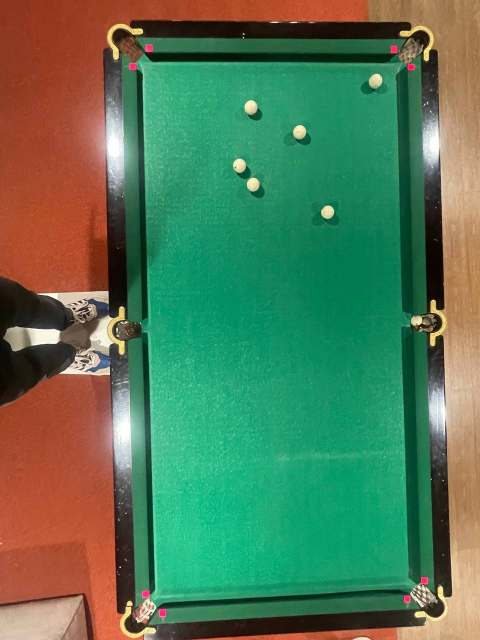
#> input picture photos/photo1.jpg, 960 x 1280 px (shown at 1/2 size)
$ python shary.py
#> lines starting #> are read from the running program, lines starting #| are printed output that depends on the picture; after the words box and inside, x2 and y2 are one past the last pixel; in counts of white or black regions, pixels touching at a corner belong together
import cv2
import numpy as np
from sympy import *
from sympy.geometry import *


class Shot():
    def __init__(self, ball1, ball2, lusa, balls, field, path) -> None:
        self.balls = balls
        self.path = path
        self.field = field
        self.cue = ball1
        self.target = ball2
        self.lusa = lusa
        self.balls_dist = Segment2D(ball1.center, ball2.center)
        self.lusa_dist = Segment2D(lusa.midpoint, ball2.center)
        self.lusa_angle = self.lusa_ang()
        self.angle = float(Ray2D(ball1.center, ball2.center).angle_between(Ray2D(ball2.center, lusa.midpoint))) * 360 /(2*3.1415)
        self.score = 100000
    def lusa_ang(self):
        line = self.lusa.perpendicular_line(self.lusa.midpoint)
        return float(line.smallest_angle_between(self.lusa_dist)) * 360/(2*3.1415)
    def paint(self):
        img = cv2.imread('intermtop_view.png')
        cv2.line(img, (int(self.cue.center.x), int(self.cue.center.y)), (int(self.target.center.x), int(self.target.center.y)),(0,0,255), 3)
        cv2.line(img, (int(self.lusa.midpoint.x), int(self.lusa.midpoint.y)), (int(self.target.center.x), int(self.target.center.y)),(255,0,0), 3)
        cv2.imwrite(f'results/best_shot_{self.path.split(".")[0].split("/")[1]}.png', img)
    def is_possible(self):
        if self.angle > 75:
            return False
        if not self.close_enough():
            return False
        if self.check_near():
            return False
        if self.check_collision_2():
            return False
        if self.check_collision_1():
            return False
        return True

    def check_collision_1(self):
        cue_points = self.balls_dist.perpendicular_line(self.cue.center).intersection(self.cue)
        parallel1 = self.balls_dist.parallel_line(cue_points[0])
        parallel2 = self.balls_dist.parallel_line(cue_points[1])
        p1 = parallel1.intersection(self.target)[0]
        p2 = parallel2.intersection(self.target)[0]
        line1 = Segment2D(cue_points[0], p1)
        line2 = Segment2D(cue_points[1], p2)
        for ball in self.balls:
            if ball == self.cue or ball == self.target:
                continue
            if line1.intersection(ball):
                return True
            if line2.intersection(ball):
                return True
        return False
    def check_collision_2(self):
        target_points = self.lusa_dist.perpendicular_line(self.target.center).intersection(self.target)
        if target_points[0].x <= target_points[1].x:
            line1 = Segment2D(target_points[0], self.lusa.points[0])
            line2 = Segment2D(target_points[1], self.lusa.points[1])
        else:
            line1 = Segment2D(target_points[1], self.lusa.points[0])
            line2 = Segment2D(target_points[0], self.lusa.points[1])
        for ball in self.balls:
            if ball == self.cue or ball == self.target:
                continue
            if line1.intersection(ball):
                return True
            if line2.intersection(ball):
                return True
        return False
    def close_enough(self):
        ray = Ray2D(self.target.center, self.cue.center)
        inter = ray.intersection(self.field)[0]
        dist = Segment2D(inter, self.cue.center).length
        if dist < 1000:
            return True
        return False
    def check_near(self):
        new_ball_cue = Circle(self.cue.center, 35)
        new_ball_target = Circle(self.target.center, 35)
        for ball in self.balls:
            if ball == self.cue or ball == self.target:
                continue
            if new_ball_cue.intersection(ball):
                return True
            if new_ball_target.intersection(ball):
                return True
        return False
    def calculate_score(self):
        self.score = (self.balls_dist.length - 60) * 1.2 + self.lusa_dist.length - 60 + self.angle * 10 + self.lusa_angle * 30

def avg(arr):
    new_arr = [a[1] for a in arr]
    return int(sum(new_arr)/len(new_arr))

def findIntersection(x1,y1,x2,y2,x3,y3,x4,y4):
    px = round(( (x1*y2-y1*x2)*(x3-x4)-(x1-x2)*(x3*y4-y3*x4) ) / ( (x1-x2)*(y3-y4)-(y1-y2)*(x3-x4) ))
    py = round(( (x1*y2-y1*x2)*(y3-y4)-(y1-y2)*(x3*y4-y3*x4) ) / ( (x1-x2)*(y3-y4)-(y1-y2)*(x3-x4) ))
    return [px, py]

class Balls_Detector():
    def __init__(self, path) -> None:
#> called with path = 'photos/photo1.jpg'
        self.raw = cv2.imread(path)
#> self.raw is the input picture: shape (1280, 960, 3); mean B, G, R 87.2, 120.8, 83.6
        self.path = path
    def find(self):
        self.transform()
        self.balls_detector()
        self.filter_cords()
        self.find_shot()

    def transform(self):
        img = self.raw

        hsv = cv2.cvtColor(img, cv2.COLOR_BGR2HSV)
#> hsv: shape (1280, 960, 3); mean H, S, V 51.1, 172.4, 145.7

        l_b = np.array([160,160,130])
        u_b = np.array([179,255,255])

        mask = cv2.inRange(hsv,l_b,u_b)
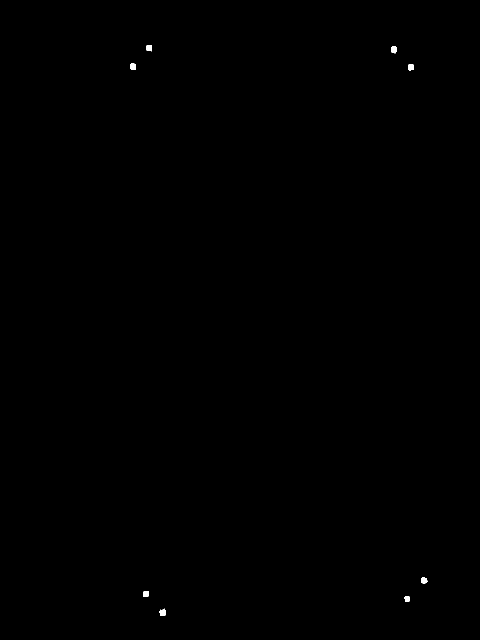
#> mask: shape (1280, 960) (shown at 1/2 size); 0.08% white; 10 white regions (2 under 20 px), largest, box (x1, y1, x2, y2) and area: (319, 1219, 331, 1232) 141, (260, 127, 272, 139) 132, (816, 129, 828, 141) 130
        res = cv2.bitwise_and(img,img,mask = mask)
        height, width = res.shape[:2]
#> height = 1280; width = 960
        left = res[:, :width//2, :]
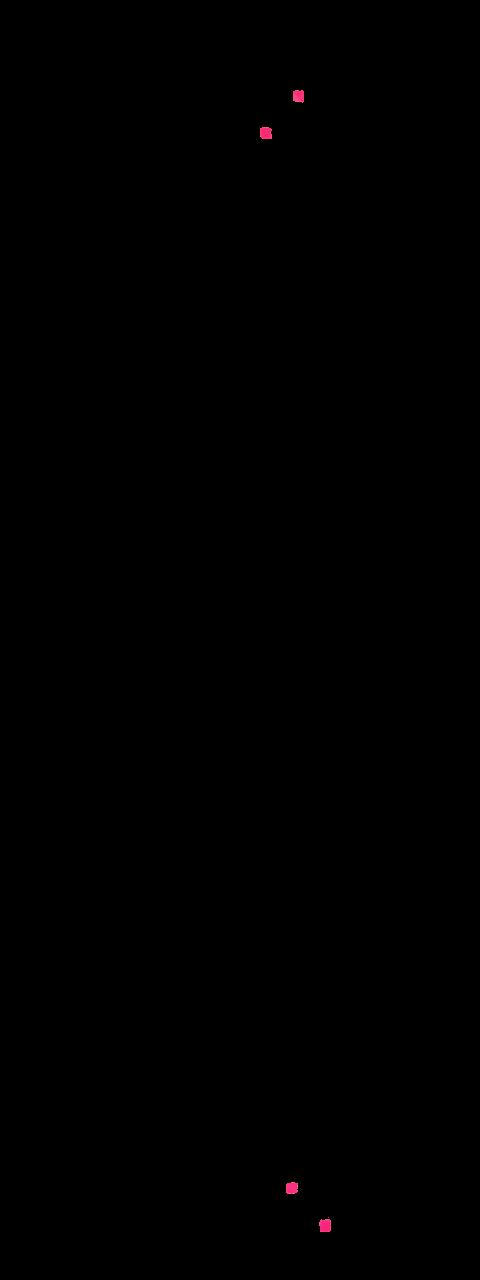
#> left: shape (1280, 480, 3); mean B, G, R 0.1, 0, 0.2
        right = res[:, width//2:, :]
        top_left = left[:height//2, :, :]
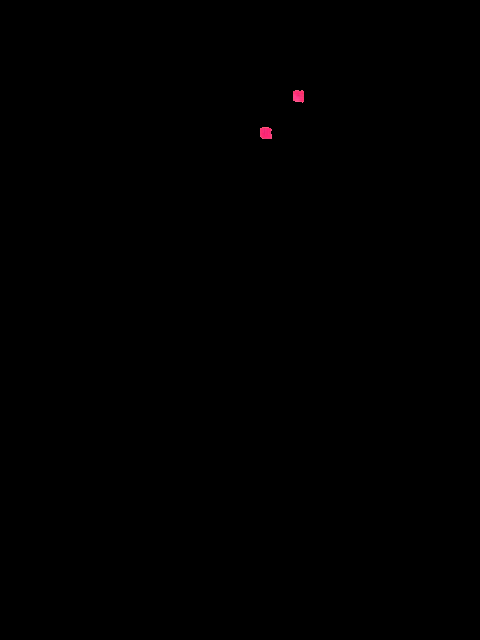
#> top_left: shape (640, 480, 3); mean B, G, R 0.1, 0, 0.2
        bot_left = left[height//2:, :, :]
        top_right = right[:height//2, :, :]
        bot_right = right[height//2:, :, :]

        ans_top_left = []
        ans_bot_left = []
        ans_top_right = []
        ans_bot_right = []

        for i in range(height//2):
            for j in range(width//2):
                if (top_left[i, j, :] != np.array([0, 0, 0])).all():
                    ans_top_left.append((j, i))
                if (bot_left[i, j, :] != np.array([0, 0, 0])).all():
                    ans_bot_left.append((j, i))
                if (top_right[i, j, :] != np.array([0, 0, 0])).all():
                    ans_top_right.append((j, i))
                if (bot_right[i, j, :] != np.array([0, 0, 0])).all():
                    ans_bot_right.append((j, i))

        top_left_top_x = min([elem[0] for elem in ans_top_left if elem[1] <= avg(ans_top_left)])
#> top_left_top_x = 293
        top_left_top_y = max([elem[1] for elem in ans_top_left if elem[1] <= avg(ans_top_left)])
#> top_left_top_y = 102

        top_left_bot_x = max([elem[0] for elem in ans_top_left if elem[1] >= avg(ans_top_left)])
#> top_left_bot_x = 271
        top_left_bot_y = min([elem[1] for elem in ans_top_left if elem[1] >= avg(ans_top_left)])
#> top_left_bot_y = 127

        top_right_top_x = max([elem[0] for elem in ans_top_right if elem[1] <= avg(ans_top_right)]) + width//2
#> top_right_top_x = 793
        top_right_top_y = max([elem[1] for elem in ans_top_right if elem[1] <= avg(ans_top_right)])
#> top_right_top_y = 106

        top_right_bot_x = min([elem[0] for elem in ans_top_right if elem[1] >= avg(ans_top_right)]) + width//2
#> top_right_bot_x = 816
        top_right_bot_y = min([elem[1] for elem in ans_top_right if elem[1] >= avg(ans_top_right)])
#> top_right_bot_y = 129


        bot_right_top_x = min([elem[0] for elem in ans_bot_right if elem[1] <= avg(ans_bot_right)]) + width//2
#> bot_right_top_x = 843
        bot_right_top_y = max([elem[1] for elem in ans_bot_right if elem[1] <= avg(ans_bot_right)]) + height//2
#> bot_right_top_y = 1166

        bot_right_bot_x = max([elem[0] for elem in ans_bot_right if elem[1] >= avg(ans_bot_right)]) + width//2
#> bot_right_bot_x = 819
        bot_right_bot_y = min([elem[1] for elem in ans_bot_right if elem[1] >= avg(ans_bot_right)]) + height//2
#> bot_right_bot_y = 1192

        bot_left_top_x = max([elem[0] for elem in ans_bot_left if elem[1] <= avg(ans_bot_left)])
#> bot_left_top_x = 297
        bot_left_top_y = max([elem[1] for elem in ans_bot_left if elem[1] <= avg(ans_bot_left)]) + height//2

        bot_left_bot_x = min([elem[0] for elem in ans_bot_left if elem[1] >= avg(ans_bot_left)])
        bot_left_bot_y = min([elem[1] for elem in ans_bot_left if elem[1] >= avg(ans_bot_left)]) + height//2

        point1 = findIntersection(top_left_top_x, top_left_top_y, top_right_top_x, top_right_top_y, bot_left_top_x, bot_left_top_y, top_left_bot_x, top_left_bot_y)
        point2 = findIntersection(top_left_top_x, top_left_top_y, top_right_top_x, top_right_top_y, top_right_bot_x, top_right_bot_y, bot_right_top_x, bot_right_top_y)
        point3 = findIntersection(top_right_bot_x, top_right_bot_y, bot_right_top_x, bot_right_top_y, bot_right_bot_x, bot_right_bot_y, bot_left_bot_x, bot_left_bot_y)
        point4 = findIntersection(bot_right_bot_x, bot_right_bot_y, bot_left_bot_x, bot_left_bot_y, bot_left_top_x, bot_left_top_y, top_left_bot_x, top_left_bot_y)

        new_ans = np.float32([point1, point2, point3, point4])
        output = np.float32([[0, 0], [1270-1, 0], [1270-1, 2537-1], [0, 2537-1]])
        m = cv2.getPerspectiveTransform(new_ans, output)
        outimg = cv2.warpPerspective(img, m, (1270, 2537), cv2.INTER_LINEAR)
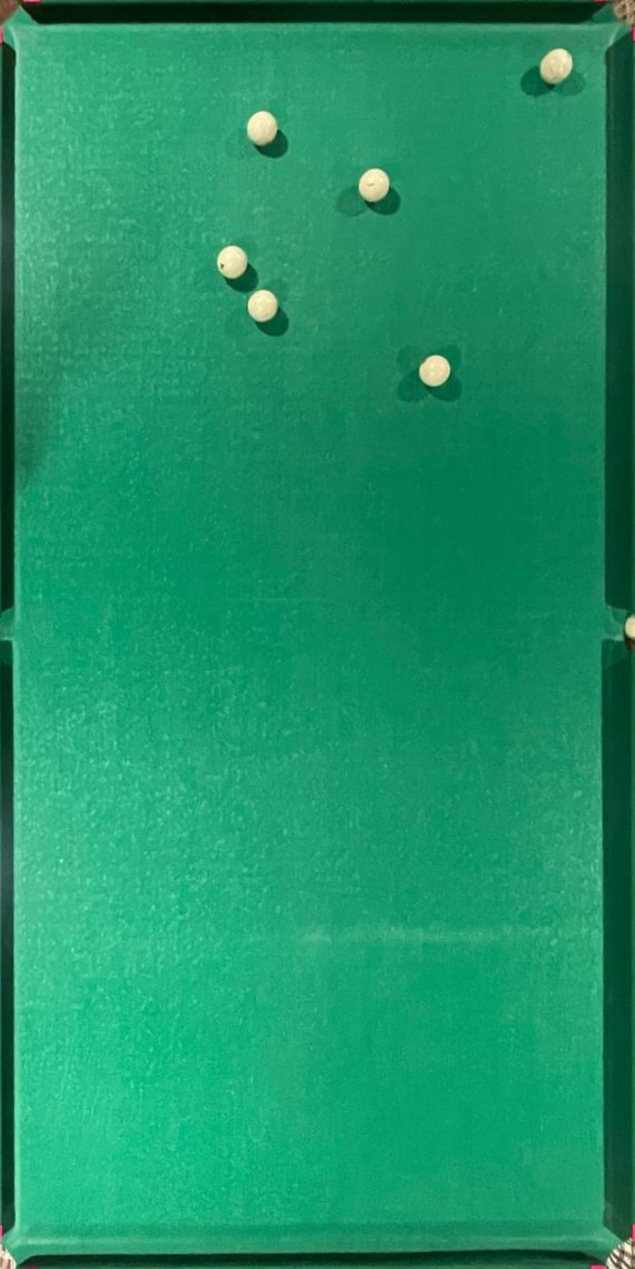
#> outimg: shape (2537, 1270, 3) (shown at 1/2 size); mean B, G, R 103.9, 146.7, 29.1
        cv2.imwrite('intermediate/top_view.png',outimg)
        self.top = outimg
        return outimg

    def mask(self,frame):
        hsv = cv2.cvtColor(frame, cv2.COLOR_BGR2HSV)
#> hsv: shape (2537, 1270, 3); mean H, S, V 78.5, 207.8, 146.8
        l_b = np.array([0,0,100])
        u_b = np.array([100,95,255])
        mask = cv2.inRange(hsv,l_b,u_b)
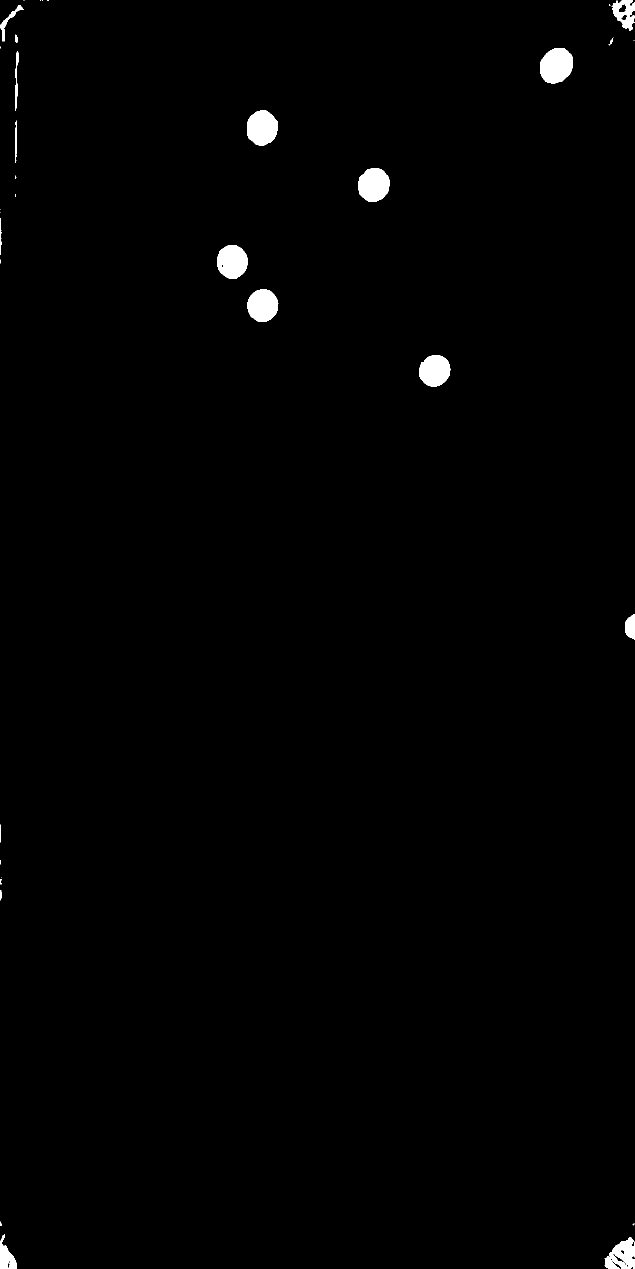
#> mask: shape (2537, 1270) (shown at 1/2 size); 0.85% white; 39 white regions (21 under 20 px), largest, box (x1, y1, x2, y2) and area: (1080, 96, 1146, 167) 3677, (494, 221, 556, 292) 3415, (717, 336, 780, 404) 3345
        img = cv2.bitwise_and(frame,frame,mask = mask)
        return img

    def balls_detector(self):
        frame = self.top
        img = self.mask(frame)
        img = cv2.bilateralFilter(img, 20, 60, 60)
        kernel = np.ones((20,20),dtype=np.uint8)
        im1 = cv2.erode(img,kernel)
        gray = cv2.cvtColor(im1, cv2.COLOR_BGR2GRAY)
        cv2.imwrite('intermediate/gray.png',gray)
        edged = cv2.Canny(gray, 85, 255)
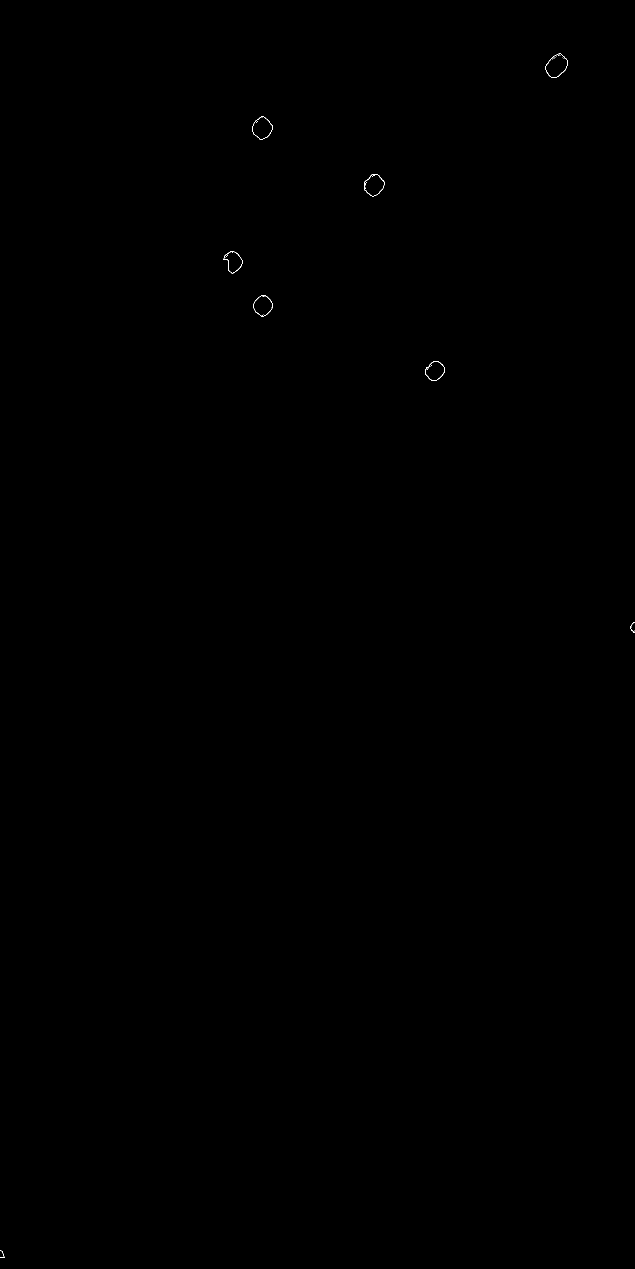
#> edged: shape (2537, 1270) (shown at 1/2 size); 0.03% white in thin lines or dots
        cv2.imwrite('intermediate/canny.png',edged)
        contours, hierarchy = cv2.findContours(edged,
        cv2.RETR_EXTERNAL, cv2.CHAIN_APPROX_NONE)
#> contours = 10 contours, 4 with area under 20; largest, box (x1, y1, x2, y2) and area: (1090, 107, 1136, 156) 1456, (505, 233, 546, 280) 1291, (728, 348, 769, 393) 1258, (506, 590, 546, 633) 1154, (850, 722, 890, 762) 1084, (447, 502, 485, 547) 1007
        new_c = []
        for contour in contours:
            if 60 <= len(contour):
                new_c.append(contour)
#> this loop made 10 passes
#> contour on passes 2 to 3: [[1268, 1261], [1269, 1262]], [[1263, 1254]]
#> after the loop, new_c = 6 contours; box (x1, y1, x2, y2) and area: (1090, 107, 1136, 156) 1456, (505, 233, 546, 280) 1291, (728, 348, 769, 393) 1258, (506, 590, 546, 633) 1154, (850, 722, 890, 762) 1084, (447, 502, 485, 547) 1007
        blank_image = np.zeros((frame.shape[0],frame.shape[1],3), np.uint8)
        cv2.drawContours(blank_image,new_c,-1, (0, 0, 255), 1)
        gray = cv2.cvtColor(blank_image, cv2.COLOR_BGR2GRAY)
#> gray: shape (2537, 1270); values 0 (black) and 76 (white), 0.02% white in thin lines or dots, all inside (x1, y1, x2, y2) = (447, 107, 1136, 762)
        circles = cv2.HoughCircles(gray, cv2.HOUGH_GRADIENT, 1, 20,
                  param1=30,
                  param2=15,
                  minRadius=8,
                  maxRadius=30)
#> circles = [[525.5, 609.5, 18.8], [746.5, 369.5, 20.8], [523.5, 257.5, 20.3], [868.5, 742.5, 19.5], [465.5, 521.5, 18], [1110.5, 133.5, 21]]
        circles = np.uint16(np.around(circles))
#> circles = [[526, 610, 19], [746, 370, 21], [524, 258, 20], [868, 742, 20], [466, 522, 18], [1110, 134, 21]]
        for i in circles[0,:]:
            cv2.circle(frame,(i[0],i[1]),30,(0,0,255),3)
#> this loop made 6 passes
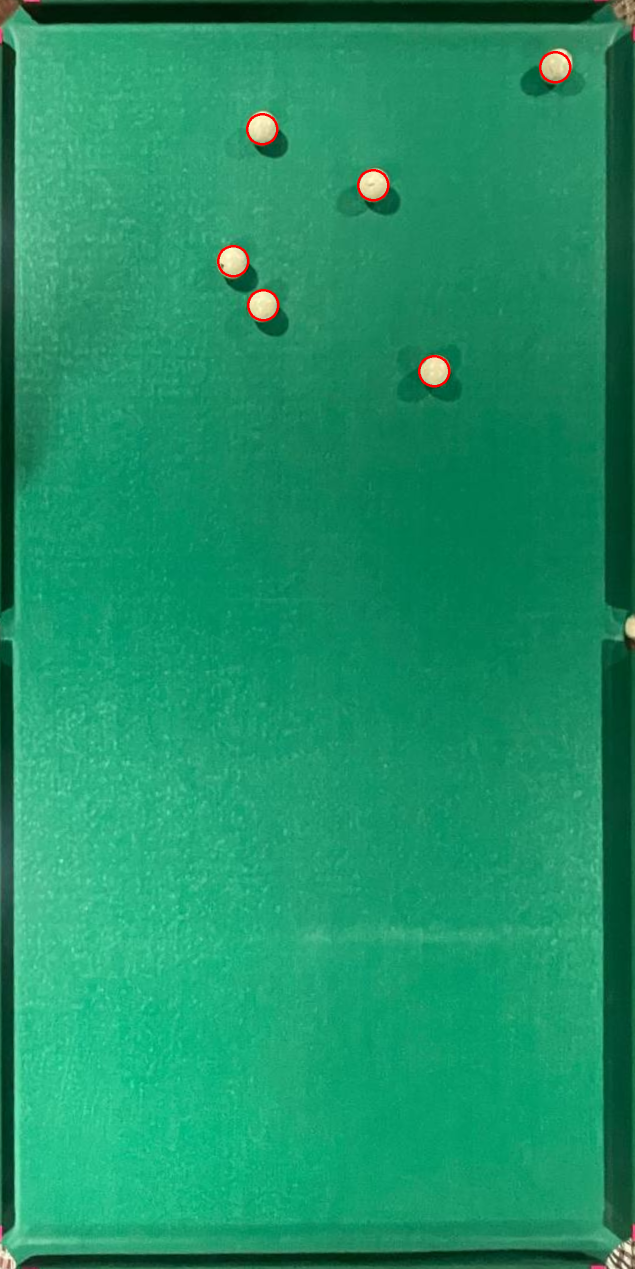
#> frame: shape (2537, 1270, 3) (shown at 1/2 size); 0.18% of pixels changed, all inside (x1, y1, x2, y2) = (434, 102, 1143, 775)
        cv2.imwrite('intermediate/balls_found.png', frame)
        final = []
        circles = circles[0]
        for i in range(circles.shape[0]):
            final.append(Point2D(circles[i][0], circles[i][1]))
#> after the loop, final = 6 items
        self.cords = final
#> self.cords = 6 items
        return final


    def filter_cords(self):
        self.X = 1270
        self.Y = 2537
        self.R = 30
        self.lusy = [Segment2D(Point2D(55-1, 0), Point2D(0, 55-1)), Segment2D(Point2D(1215-1, 0), Point2D(1270-1, 55-1)),
                 Segment2D(Point2D(1270-1, 1230-1), Point2D(1270-1, 1307-1)), Segment2D(Point2D(1270-1, 2482-1), Point2D(1215-1, 2537-1)),
                   Segment2D(Point2D(0, 2482-1), Point2D(55-1, 2537-1)), Segment2D(Point2D(0, 1230-1), Point2D(0, 1307-1))]
        self.lusy_s =[Point2D(0, 0), Point2D(1270-1, 0), Point2D(1270-1, 1269-1), Point2D(1270-1, 2537-1), Point2D(0, 2537-1), Point2D(0, 1269-1)]
        self.field = Polygon(Point2D(0, 0), Point2D(1270-1, 0),Point2D(1270-1, 2537-1), Point2D(0, 2537-1))
        self.balls = []
        self.shots = []
        for point in self.cords:
            self.balls.append(Circle(point, self.R))
#> this loop made 6 passes
#> after the loop, self.balls = 6 items
        for i, ball1 in enumerate(self.balls):
            for j, ball2 in enumerate(self.balls):
                if i != j:
                    for lusa in self.lusy:
                        shot = Shot(ball1, ball2, lusa, self.balls, self.field, self.path)
                        self.shots.append(shot)
#> this loop made 6 passes

    def find_shot(self):
        for shot in self.shots:
            shot.calculate_score()
        self.shots.sort(key=lambda x: x.score)
        for shot in self.shots:
            if shot.is_possible():
#> the loop in check_near, `for ball in self.balls:` made 6 passes
#> the loop in check_collision_2, `for ball in self.balls:` made 6 passes
#> the loop in check_collision_1, `for ball in self.balls:` made 6 passes
                shot.paint()
                return


det = Balls_Detector('photos/photo1.jpg')
det.find()
